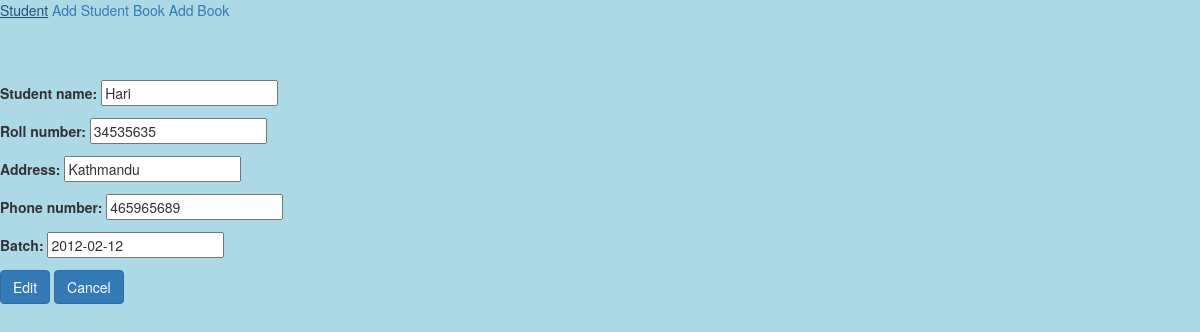
Screenshot of /admin-dash/update/3/ (signed in) with the database file from the repository.
### libraryapp/models.py (models this page shows, shortened)
class Student(models.Model):
    student_name = models.CharField(max_length=30, blank=False)
    roll_number = models.IntegerField(blank=False)
    address = models.CharField(max_length=15, blank=False)
    phone_number = models.IntegerField(blank=False)
    batch = models.DateField()

### libraryapp/views.py (the view)
class AdminUpdateView(LoginRequiredMixin, UpdateView):
    login_url = '/'
    template_name = 'student/adminupdate.html'
    model = Student
    form_class = StudentForm
    success_url = '/admin-dash/read/'

### libraryapp/forms.py (shortened to what this page needs)
class StudentForm(forms.ModelForm):
    class Meta:
        model = Student
        fields = ['student_name', 'roll_number',
                  'address', 'phone_number', 'batch']

### templates/student/adminupdate.html (shortened to what this page needs)
{% extends '../base.html' %}
		{% block content %}
         <form method="POST">
         	 {{ form.as_p }}
         	<button class="btn btn-primary">Edit</button>
         	<a href="{% url 'libraryapp:adminread' %}" class="btn btn-primary">Cancel</a>
         </form>
   {% endblock %}

### rows the page displays
Student: student_name "Hari", roll_number "34535635", address "Kathmandu", phone_number "465965689", batch "2012-02-12"
